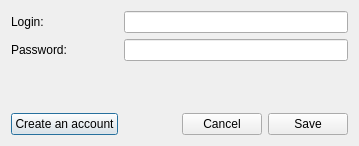
<ui version="4.0" >
 <class>frmOpenSubtitlesConfig</class>
 <widget class="QDialog" name="frmOpenSubtitlesConfig" >
  <property name="geometry" >
   <rect>
    <x>0</x>
    <y>0</y>
    <width>359</width>
    <height>146</height>
   </rect>
  </property>
  <property name="minimumSize" >
   <size>
    <width>330</width>
    <height>130</height>
   </size>
  </property>
  <property name="maximumSize" >
   <size>
    <width>450</width>
    <height>180</height>
   </size>
  </property>
  <property name="windowTitle" >
   <string>OpenSubtitles - configuration</string>
  </property>
  <layout class="QGridLayout" name="gridLayout" >
   <item row="0" column="0" >
    <widget class="QLabel" name="lbNick" >
     <property name="text" >
      <string>Login:</string>
     </property>
    </widget>
   </item>
   <item row="0" column="1" colspan="3" >
    <widget class="QLineEdit" name="leNick" >
     <property name="text" >
      <string/>
     </property>
    </widget>
   </item>
   <item row="1" column="0" >
    <widget class="QLabel" name="lbPass" >
     <property name="text" >
      <string>Password:</string>
     </property>
    </widget>
   </item>
   <item row="1" column="1" colspan="3" >
    <widget class="QLineEdit" name="lePass" >
     <property name="text" >
      <string/>
     </property>
     <property name="echoMode" >
      <enum>QLineEdit::Password</enum>
     </property>
    </widget>
   </item>
   <item row="2" column="0" colspan="4" >
    <spacer name="verticalSpacer" >
     <property name="orientation" >
      <enum>Qt::Vertical</enum>
     </property>
     <property name="sizeHint" stdset="0" >
      <size>
       <width>318</width>
       <height>11</height>
      </size>
     </property>
    </spacer>
   </item>
   <item row="3" column="0" >
    <widget class="QPushButton" name="pbRegister" >
     <property name="text" >
      <string>Create an account</string>
     </property>
    </widget>
   </item>
   <item row="3" column="1" >
    <spacer name="horizontalSpacer" >
     <property name="orientation" >
      <enum>Qt::Horizontal</enum>
     </property>
     <property name="sizeHint" stdset="0" >
      <size>
       <width>53</width>
       <height>20</height>
      </size>
     </property>
    </spacer>
   </item>
   <item row="3" column="2" >
    <widget class="QPushButton" name="pbCancel" >
     <property name="text" >
      <string>Cancel</string>
     </property>
    </widget>
   </item>
   <item row="3" column="3" >
    <widget class="QPushButton" name="pbSave" >
     <property name="text" >
      <string>Save</string>
     </property>
    </widget>
   </item>
  </layout>
 </widget>
 <resources>
  <include location="../../res/resources.qrc" />
 </resources>
 <connections>
  <connection>
   <sender>pbCancel</sender>
   <signal>clicked()</signal>
   <receiver>frmOpenSubtitlesConfig</receiver>
   <slot>reject()</slot>
   <hints>
    <hint type="sourcelabel" >
     <x>236</x>
     <y>101</y>
    </hint>
    <hint type="destinationlabel" >
     <x>164</x>
     <y>59</y>
    </hint>
   </hints>
  </connection>
  <connection>
   <sender>pbSave</sender>
   <signal>clicked()</signal>
   <receiver>frmOpenSubtitlesConfig</receiver>
   <slot>accept()</slot>
   <hints>
    <hint type="sourcelabel" >
     <x>300</x>
     <y>101</y>
    </hint>
    <hint type="destinationlabel" >
     <x>164</x>
     <y>59</y>
    </hint>
   </hints>
  </connection>
  <connection>
   <sender>leNick</sender>
   <signal>returnPressed()</signal>
   <receiver>frmOpenSubtitlesConfig</receiver>
   <slot>accept()</slot>
   <hints>
    <hint type="sourcelabel" >
     <x>235</x>
     <y>18</y>
    </hint>
    <hint type="destinationlabel" >
     <x>179</x>
     <y>72</y>
    </hint>
   </hints>
  </connection>
  <connection>
   <sender>lePass</sender>
   <signal>returnPressed()</signal>
   <receiver>frmOpenSubtitlesConfig</receiver>
   <slot>accept()</slot>
   <hints>
    <hint type="sourcelabel" >
     <x>235</x>
     <y>51</y>
    </hint>
    <hint type="destinationlabel" >
     <x>179</x>
     <y>72</y>
    </hint>
   </hints>
  </connection>
 </connections>
</ui>
